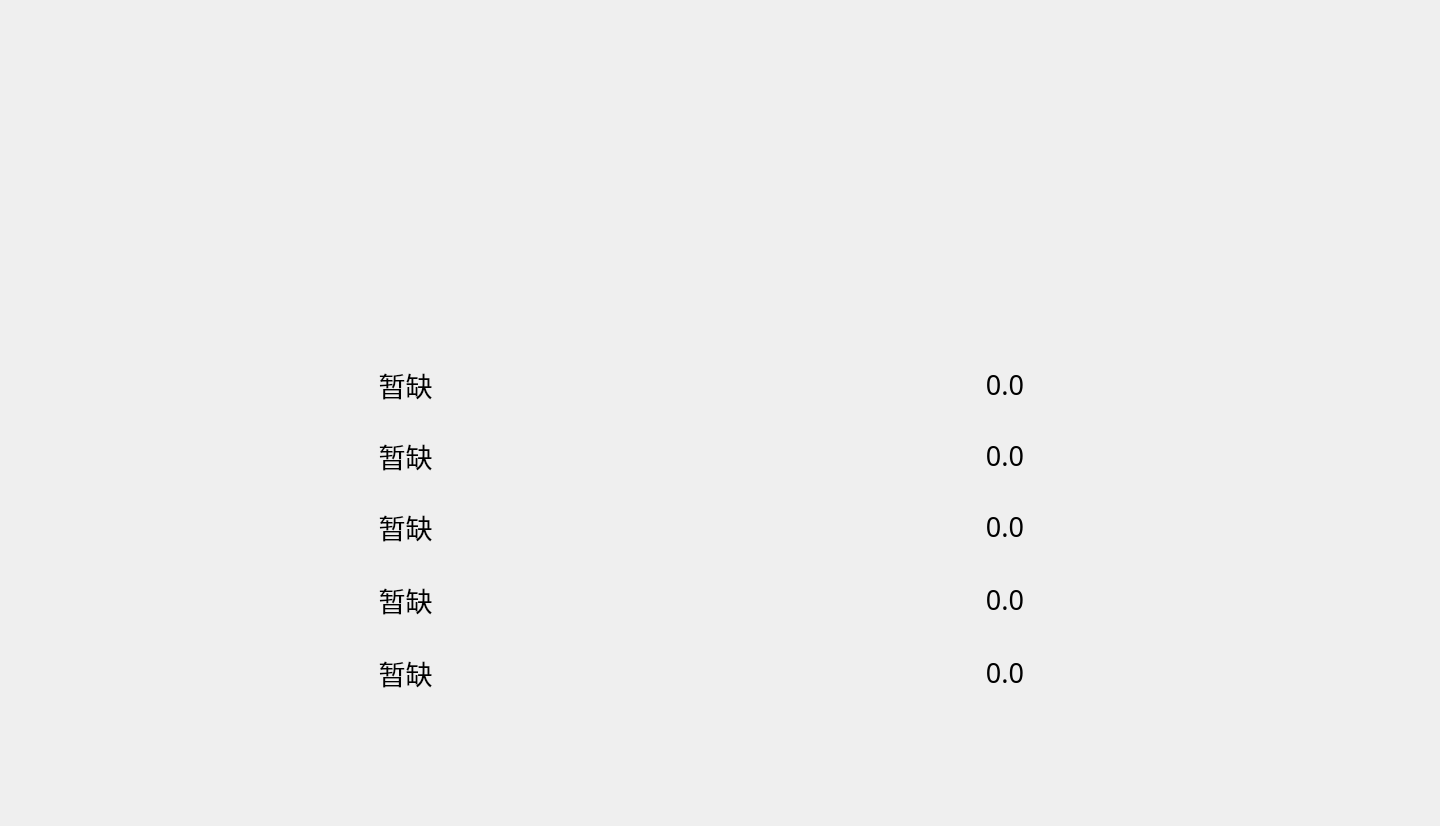
<?xml version="1.0" encoding="UTF-8"?>
<ui version="4.0">
 <class>GameAchieve</class>
 <widget class="QWidget" name="GameAchieve">
  <property name="geometry">
   <rect>
    <x>0</x>
    <y>0</y>
    <width>1440</width>
    <height>826</height>
   </rect>
  </property>
  <property name="minimumSize">
   <size>
    <width>1440</width>
    <height>826</height>
   </size>
  </property>
  <property name="maximumSize">
   <size>
    <width>1440</width>
    <height>826</height>
   </size>
  </property>
  <property name="font">
   <font>
    <family>方正姚体</family>
    <pointsize>14</pointsize>
   </font>
  </property>
  <property name="windowTitle">
   <string>游戏排行榜</string>
  </property>
  <property name="windowIcon">
   <iconset resource="Picture.qrc">
    <normaloff>:/Material/Picture/aircraft.png</normaloff>:/Material/Picture/aircraft.png</iconset>
  </property>
  <widget class="QLabel" name="name_label_1">
   <property name="geometry">
    <rect>
     <x>230</x>
     <y>359</y>
     <width>351</width>
     <height>51</height>
    </rect>
   </property>
   <property name="font">
    <font>
     <family>方正姚体</family>
     <pointsize>20</pointsize>
    </font>
   </property>
   <property name="text">
    <string>暂缺</string>
   </property>
   <property name="alignment">
    <set>Qt::AlignCenter</set>
   </property>
  </widget>
  <widget class="QLabel" name="name_label_2">
   <property name="geometry">
    <rect>
     <x>230</x>
     <y>430</y>
     <width>351</width>
     <height>51</height>
    </rect>
   </property>
   <property name="font">
    <font>
     <family>方正姚体</family>
     <pointsize>20</pointsize>
    </font>
   </property>
   <property name="text">
    <string>暂缺</string>
   </property>
   <property name="alignment">
    <set>Qt::AlignCenter</set>
   </property>
  </widget>
  <widget class="QLabel" name="name_label_3">
   <property name="geometry">
    <rect>
     <x>230</x>
     <y>501</y>
     <width>351</width>
     <height>51</height>
    </rect>
   </property>
   <property name="font">
    <font>
     <family>方正姚体</family>
     <pointsize>20</pointsize>
    </font>
   </property>
   <property name="text">
    <string>暂缺</string>
   </property>
   <property name="alignment">
    <set>Qt::AlignCenter</set>
   </property>
  </widget>
  <widget class="QLabel" name="name_label_4">
   <property name="geometry">
    <rect>
     <x>230</x>
     <y>574</y>
     <width>351</width>
     <height>51</height>
    </rect>
   </property>
   <property name="font">
    <font>
     <family>方正姚体</family>
     <pointsize>20</pointsize>
    </font>
   </property>
   <property name="text">
    <string>暂缺</string>
   </property>
   <property name="alignment">
    <set>Qt::AlignCenter</set>
   </property>
  </widget>
  <widget class="QLabel" name="name_label_5">
   <property name="geometry">
    <rect>
     <x>230</x>
     <y>647</y>
     <width>351</width>
     <height>51</height>
    </rect>
   </property>
   <property name="font">
    <font>
     <family>方正姚体</family>
     <pointsize>20</pointsize>
    </font>
   </property>
   <property name="text">
    <string>暂缺</string>
   </property>
   <property name="alignment">
    <set>Qt::AlignCenter</set>
   </property>
  </widget>
  <widget class="QLabel" name="score_label_3">
   <property name="geometry">
    <rect>
     <x>930</x>
     <y>501</y>
     <width>150</width>
     <height>51</height>
    </rect>
   </property>
   <property name="font">
    <font>
     <family>方正姚体</family>
     <pointsize>20</pointsize>
    </font>
   </property>
   <property name="text">
    <string>0.0</string>
   </property>
   <property name="alignment">
    <set>Qt::AlignCenter</set>
   </property>
  </widget>
  <widget class="QLabel" name="score_label_4">
   <property name="geometry">
    <rect>
     <x>930</x>
     <y>574</y>
     <width>150</width>
     <height>51</height>
    </rect>
   </property>
   <property name="font">
    <font>
     <family>方正姚体</family>
     <pointsize>20</pointsize>
    </font>
   </property>
   <property name="text">
    <string>0.0</string>
   </property>
   <property name="alignment">
    <set>Qt::AlignCenter</set>
   </property>
  </widget>
  <widget class="QLabel" name="score_label_1">
   <property name="geometry">
    <rect>
     <x>930</x>
     <y>359</y>
     <width>150</width>
     <height>51</height>
    </rect>
   </property>
   <property name="font">
    <font>
     <family>方正姚体</family>
     <pointsize>20</pointsize>
    </font>
   </property>
   <property name="text">
    <string>0.0</string>
   </property>
   <property name="alignment">
    <set>Qt::AlignCenter</set>
   </property>
  </widget>
  <widget class="QLabel" name="score_label_2">
   <property name="geometry">
    <rect>
     <x>930</x>
     <y>430</y>
     <width>150</width>
     <height>51</height>
    </rect>
   </property>
   <property name="font">
    <font>
     <family>方正姚体</family>
     <pointsize>20</pointsize>
    </font>
   </property>
   <property name="text">
    <string>0.0</string>
   </property>
   <property name="alignment">
    <set>Qt::AlignCenter</set>
   </property>
  </widget>
  <widget class="QLabel" name="score_label_5">
   <property name="geometry">
    <rect>
     <x>930</x>
     <y>647</y>
     <width>150</width>
     <height>51</height>
    </rect>
   </property>
   <property name="font">
    <font>
     <family>方正姚体</family>
     <pointsize>20</pointsize>
    </font>
   </property>
   <property name="text">
    <string>0.0</string>
   </property>
   <property name="alignment">
    <set>Qt::AlignCenter</set>
   </property>
  </widget>
 </widget>
 <resources>
  <include location="Picture.qrc"/>
 </resources>
 <connections/>
</ui>
